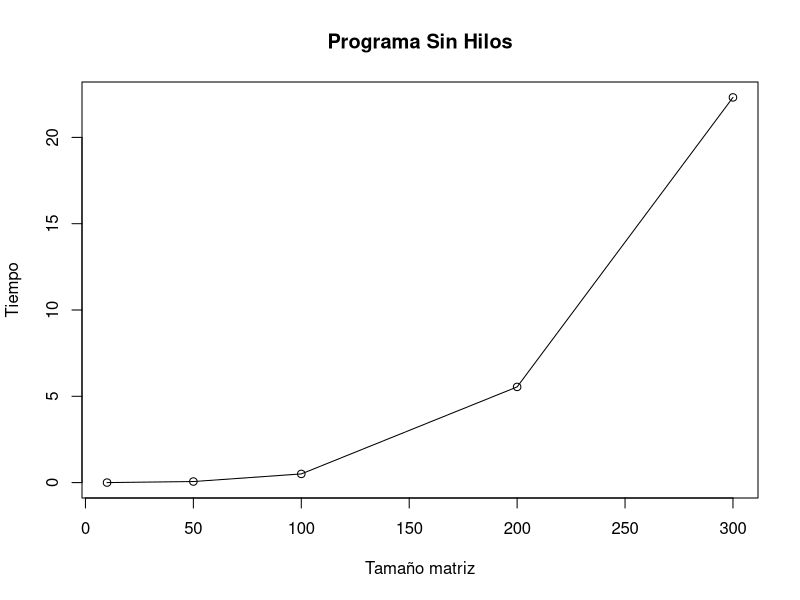

The R script that drew this image:
datos_10 <- c(0.000512, 0.000478, 0.000474, 0.000475, 0.000485, 0.000475, 0.000477, 0.000479, 0.000472, 0.000485)
mean(datos_10)
sd(datos_10)

datos_50 <- c(0.062175, 0.061926, 0.0619,0.061884, 0.062402, 0.06171, 0.062763,0.062133, 0.062922, 0.062372)
mean(datos_50)
sd(datos_50)

datos_100 <- c(0.505082, 0.50003, 0.503369, 0.508729, 0.501997, 0.49943, 0.504751, 0.502334, 0.503505, 0.505015)
mean(datos_100)
sd(datos_100)

datos_200 <- c(5.52435, 5.56256, 5.50136, 5.52048, 5.5399, 5.59625, 5.5352, 5.58384, 5.51444, 5.56929)
mean(datos_200)
sd(datos_200)

datos_300 <- c(22.1025, 22.0006, 22.2934, 22.2829, 22.632, 22.0954, 22.0335, 22.6651, 22.5863, 22.4821)
mean(datos_300)
sd(datos_300)

datos_400 <- c(64.5084, 65.1833, 64.3154, 64.7881, 64.3391, 64.7319, 64.9618, 64.7168, 64.6901, 65.0662)
mean(datos_400)
sd(datos_400)

tiempos_medios <- c(mean(datos_10), mean(datos_50), mean(datos_100), mean(datos_200), mean(datos_300))
datos_matrices <- c(10, 50, 100, 200, 300)


plot(datos_matrices, tiempos_medios, ylab = "Tiempo", xlab = "Tamaño matriz", main = "Programa Sin Hilos", type = "o")
